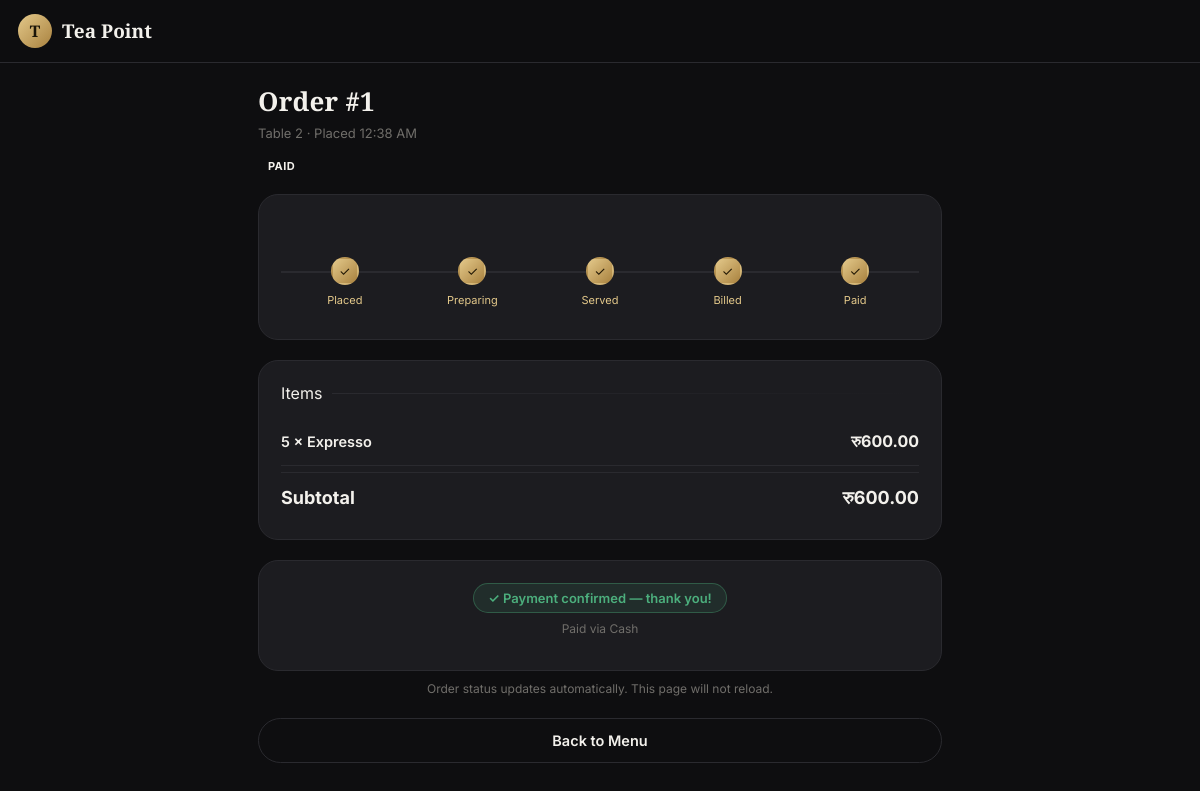
The app's page /order/1/status/ with its own data.
### core/models.py (models this page shows, shortened)
class RestaurantSettings(models.Model):
    name = models.CharField(max_length=100, default="The Golden Fork")
    tagline = models.CharField(max_length=200, blank=True, default="Fine dining, effortless ordering")
    upi_id = models.CharField(
        max_length=100, default="restaurant@upi",
        help_text="Your UPI ID / VPA that receives payments, e.g. restaurant@okicici"
    )
    payee_name = models.CharField(max_length=100, default="Restaurant")  # legacy field; not used for Nepal Fonepay
    fonepay_merchant_name = models.CharField(max_length=120, blank=True, default="", help_text="Name printed on your Fonepay merchant QR.")
    fonepay_qr_image = models.ImageField(upload_to="payments/fonepay/", blank=True, null=True, help_text="Upload the official QR image issued to your restaurant by Fonepay or your acquiring bank.")
    fonepay_instructions = models.CharField(max_length=255, blank=True, default="Scan this Fonepay QR using your Nepali mobile banking app.")
    tax_percent = models.DecimalField(max_digits=5, decimal_places=2, default=Decimal("5.00"))
    address = models.CharField(max_length=255, blank=True)
    phone = models.CharField(max_length=20, blank=True)
    logo = models.ImageField(upload_to='branding/', blank=True, null=True)
    class Meta:
        verbose_name = "Restaurant Settings"
        verbose_name_plural = "Restaurant Settings"
    @classmethod
    def load(cls):
        obj, _ = cls.objects.get_or_create(
            pk=1, defaults={"upi_id": "restaurant@upi", "payee_name": "Restaurant"}
        )
        return obj

class Order(models.Model):
    STATUS_CART = 'cart'
    STATUS_PLACED = 'placed'
    STATUS_PREPARING = 'preparing'
    STATUS_SERVED = 'served'
    STATUS_BILLED = 'billed'
    STATUS_PAID = 'paid'
    STATUS_CHOICES = [
        (STATUS_CART, 'In Cart'),
        (STATUS_PLACED, 'Placed'),
        (STATUS_PREPARING, 'Preparing'),
        (STATUS_SERVED, 'Served'),
        (STATUS_BILLED, 'Bill Generated'),
        (STATUS_PAID, 'Paid'),
    ]
    table = models.ForeignKey(Table, related_name='orders', on_delete=models.CASCADE)
    status = models.CharField(max_length=15, choices=STATUS_CHOICES, default=STATUS_PLACED)
    notes = models.CharField(max_length=255, blank=True)
    created_at = models.DateTimeField(auto_now_add=True)
    updated_at = models.DateTimeField(auto_now=True)
    class Meta:
        ordering = ['-created_at']
    @property
    def subtotal(self):
        total = Decimal('0.00')
        for item in self.items.all():
            total += item.line_total
        return total
    STEPS = [STATUS_PLACED, STATUS_PREPARING, STATUS_SERVED, STATUS_BILLED, STATUS_PAID]
    @property
    def step_index(self):
        try:
            return self.STEPS.index(self.status)
        except ValueError:
            return 0

class Table(models.Model):
    number = models.PositiveIntegerField(unique=True)
    capacity = models.PositiveIntegerField(default=2)
    token = models.UUIDField(default=uuid.uuid4, editable=False, unique=True)
    is_active = models.BooleanField(default=True)
    class Meta:
        ordering = ['number']

class OrderItem(models.Model):
    order = models.ForeignKey(Order, related_name='items', on_delete=models.CASCADE)
    menu_item = models.ForeignKey(MenuItem, on_delete=models.PROTECT)
    quantity = models.PositiveIntegerField(default=1)
    price_at_order = models.DecimalField(max_digits=8, decimal_places=2)
    notes = models.CharField(max_length=200, blank=True)
    @property
    def line_total(self):
        return self.price_at_order * self.quantity

class MenuItem(models.Model):
    category = models.ForeignKey(Category, related_name='items', on_delete=models.CASCADE)
    name = models.CharField(max_length=120)
    slug = models.SlugField(blank=True)
    description = models.TextField(blank=True)
    price = models.DecimalField(max_digits=8, decimal_places=2)
    image = models.ImageField(upload_to='menu/', blank=True, null=True)
    is_veg = models.BooleanField(default=True, help_text="Vegetarian?")
    is_special = models.BooleanField(default=False, help_text="Chef's special / featured")
    is_available = models.BooleanField(default=True)
    class Meta:
        ordering = ['category__order', 'name']

class Bill(models.Model):
    PAYMENT_METHODS = [
        ('fonepay', 'Fonepay / Bank QR'),
        ('esewa', 'eSewa'),
        ('khalti', 'Khalti'),
        ('bank', 'Mobile Banking'),
        ('upi', 'Legacy UPI / Wallet'),
        ('cash', 'Cash'),
        ('card', 'Card'),
    ]
    order = models.OneToOneField(Order, related_name='bill', on_delete=models.CASCADE)
    bill_no = models.CharField(max_length=30, unique=True, blank=True)
    subtotal = models.DecimalField(max_digits=10, decimal_places=2)
    tax_percent = models.DecimalField(max_digits=5, decimal_places=2)
    tax_amount = models.DecimalField(max_digits=10, decimal_places=2)
    discount = models.DecimalField(max_digits=10, decimal_places=2, default=Decimal('0.00'))
    total = models.DecimalField(max_digits=10, decimal_places=2)
    generated_at = models.DateTimeField(auto_now_add=True)
    is_paid = models.BooleanField(default=False)
    paid_at = models.DateTimeField(blank=True, null=True)
    payment_method = models.CharField(max_length=10, choices=PAYMENT_METHODS, blank=True)
    payment_requested = models.BooleanField(default=False)
    payment_requested_method = models.CharField(max_length=12, blank=True, default='')
    payment_requested_at = models.DateTimeField(blank=True, null=True)
    gateway_link_id = models.CharField(max_length=64, blank=True)
    gateway_link_url = models.URLField(blank=True)
    gateway_payment_id = models.CharField(max_length=64, blank=True)

### core/views.py (the view)
# urls.py: path('order/<int:order_id>/status/', views.order_status, name='order_status'),
def order_status(request, order_id):
    order = get_object_or_404(Order.objects.select_related('table'), id=order_id)
    settings_obj = RestaurantSettings.load()
    bill = getattr(order, 'bill', None)
    return render(request, 'core/order_status.html', {
        'order': order, 'settings': settings_obj, 'bill': bill,
    })

### core/templates/core/order_status.html (shortened to what this page needs)
{% extends 'core/base.html' %}
{% block content %}
<div class="container" style="padding-top:20px;">
  <h2 class="display" style="font-size:26px;">Order #{{ order.id }}</h2>
  <p class="dim" style="margin-top:6px; font-size:13px;">Table {{ order.table.number }} · Placed {{ order.created_at|date:"g:i A" }}</p>
  <p style="margin-top:8px;"><span id="live-order-status" class="status-pill status-{{ order.status }}">{{ order.get_status_display }}</span></p>
  <div class="card">
    <div class="timeline">
      <div class="step {% if order.step_index >= 0 %}done{% endif %}"><div class="dot">✓</div><div class="label">Placed</div></div>
      <div class="step {% if order.step_index >= 1 %}done{% endif %}"><div class="dot">{% if order.step_index >= 1 %}✓{% else %}2{% endif %}</div><div class="label">Preparing</div></div>
      <div class="step {% if order.step_index >= 2 %}done{% endif %}"><div class="dot">{% if order.step_index >= 2 %}✓{% else %}3{% endif %}</div><div class="label">Served</div></div>
      <div class="step {% if order.step_index >= 3 %}done{% endif %}"><div class="dot">{% if order.step_index >= 3 %}✓{% else %}4{% endif %}</div><div class="label">Billed</div></div>
      <div class="step {% if order.step_index >= 4 %}done{% endif %}"><div class="dot">{% if order.step_index >= 4 %}✓{% else %}5{% endif %}</div><div class="label">Paid</div></div>
    </div>
  </div>
  <div class="card">
    <div class="section-title" style="margin-top:0; font-size:16px;">Items</div>
    {% for item in order.items.all %}
    <div class="cart-line">
      <div class="cart-line-name">{{ item.quantity }} × {{ item.menu_item.name }}</div>
      <div style="font-weight:700;">रु{{ item.line_total }}</div>
    </div>
    {% endfor %}
    <div class="summary-row total"><span>Subtotal</span><span>रु{{ order.subtotal }}</span></div>
  </div>
  <div id="paid-confirmation" class="card center" {% if order.status != 'paid' %}hidden{% endif %}>
    <span class="paid-flag">✓ Payment confirmed — thank you!</span>
    <p id="paid-method" class="dim" style="margin-top:8px;font-size:12px;">{% if bill and bill.is_paid %}Paid via {{ bill.get_payment_method_display }}{% endif %}</p>
  </div>
  <p class="dim center" style="font-size:12px;margin-top:10px;">Order status updates automatically. This page will not reload.</p>
  <a href="{% url 'menu' order.table.number %}" class="btn btn-outline btn-block" style="margin-top:10px;">Back to Menu</a>
</div>
{% endblock %}

### core/templates/core/base.html (shortened to what this page needs)
{% load static %}
<!DOCTYPE html>
<html lang="en">
<head>
  <link rel="stylesheet" href="{% static 'core/css/style.css' %}">
</head>
<body>
{% block topbar %}
<div class="topbar">
  <a href="{% if table %}{% url 'menu' table.number %}{% else %}{% url 'landing' %}{% endif %}" class="brand">
    <div class="mark">{{ settings.name|default:"G"|first|upper }}</div>
    <div>
      <div class="brand-name">{{ settings.name|default:"The Golden Fork" }}</div>
    </div>
  </a>
</div>
{% endblock %}
{% block content %}{% endblock %}
</body>
</html>

### core/static/core/css/style.css (style rules this page uses)
:root { --bg: #0e0e10; --bg-elevated: #17171a; --card: #1c1c20; --card-border: #2a2a2f; --gold: #c9a15a; --gold-soft: #e3c88a; --gold-deep: #a9823f; --text: #f3f1ec; --text-muted: #a8a6a1; --text-dim: #706e6a; --green: #4caf7d; --red: #e0654f; --radius-lg: 20px; --radius-md: 14px; --radius-sm: 9px; --shadow: 0 10px 30px rgba(0, 0, 0, 0.35); }
* { box-sizing: border-box; }
html, body { margin: 0; padding: 0; background: var(--bg); color: var(--text); font-family: 'Inter', -apple-system, BlinkMacSystemFont, 'Segoe UI', sans-serif; -webkit-font-smoothing: antialiased; }
h1, h2, h3, .display { font-family: 'Playfair Display', Georgia, serif; letter-spacing: 0.2px; margin: 0; }
a { color: inherit; text-decoration: none; }
.container { max-width: 720px; margin: 0 auto; padding: 0 18px 100px; }
.topbar { position: sticky; top: 0; z-index: 20; background: rgba(14, 14, 16, 0.9); backdrop-filter: blur(10px); border-bottom: 1px solid var(--card-border); padding: 14px 18px; display: flex; align-items: center; justify-content: space-between; }
.brand { display: flex; align-items: center; gap: 10px; }
.brand .mark { width: 34px; height: 34px; border-radius: 50%; background: linear-gradient(135deg, var(--gold-soft), var(--gold-deep)); display: flex; align-items: center; justify-content: center; font-family: 'Playfair Display', serif; font-weight: 700; color: #1a1408; font-size: 16px; }
.brand-name { font-family: 'Playfair Display', serif; font-size: 19px; font-weight: 600; }
.btn { display: inline-flex; align-items: center; justify-content: center; gap: 8px; padding: 13px 22px; border-radius: 30px; font-weight: 600; font-size: 14.5px; border: none; cursor: pointer; transition: transform .15s ease, opacity .15s ease; }
.btn-outline { background: transparent; border: 1px solid var(--card-border); color: var(--text); }
.btn-block { width: 100%; }
.section-title { font-size: 22px; margin: 30px 0 14px; display: flex; align-items: center; gap: 10px; }
.section-title::after { content: ''; flex: 1; height: 1px; background: linear-gradient(90deg, var(--card-border), transparent); }
.cart-line { display: flex; align-items: center; justify-content: space-between; padding: 14px 0; border-bottom: 1px solid var(--card-border); }
.cart-line-name { font-weight: 600; font-size: 14.5px; }
.summary-row { display: flex; justify-content: space-between; padding: 8px 0; font-size: 14px; color: var(--text-muted); }
.summary-row.total { color: var(--text); font-weight: 700; font-size: 18px; border-top: 1px solid var(--card-border); margin-top: 6px; padding-top: 14px; }
.timeline { display: flex; justify-content: space-between; position: relative; margin: 40px 0 10px; }
.timeline::before { content: ''; position: absolute; top: 14px; left: 0; right: 0; height: 2px; background: var(--card-border); }
.timeline .step { position: relative; z-index: 1; text-align: center; flex: 1; }
.timeline .dot { width: 28px; height: 28px; border-radius: 50%; background: var(--bg); border: 2px solid var(--card-border); margin: 0 auto 8px; display: flex; align-items: center; justify-content: center; font-size: 13px; color: var(--text-dim); }
.timeline .step.done .dot { background: linear-gradient(135deg, var(--gold-soft), var(--gold-deep)); border-color: transparent; color: #201704; }
.timeline .step.done ~ .step::before, .timeline .step .label { font-size: 11px; color: var(--text-dim); }
.timeline .step.done .label { color: var(--gold-soft); }
.card { background: var(--card); border: 1px solid var(--card-border); border-radius: var(--radius-lg); padding: 22px; margin-top: 20px; }
.center { text-align: center; }
.dim { color: var(--text-dim); }
.paid-flag { display: inline-flex; align-items: center; gap: 6px; background: rgba(76,175,125,0.12); color: var(--green); border: 1px solid rgba(76,175,125,0.35); padding: 6px 14px; border-radius: 20px; font-size: 13px; font-weight: 600; }
.status-pill { font-size: 11px; padding: 4px 10px; border-radius: 12px; font-weight: 700; text-transform: uppercase; letter-spacing: 0.4px; }

### records on screen
RestaurantSettings: name|first "T", name "Tea Point"
Order: id "1", table.number "2", created_at "12:38 AM", status "PAID", subtotal "600.00"
OrderItem: quantity "5", menu_item.name "Expresso", line_total "600.00"
Bill: payment_method "Cash"
